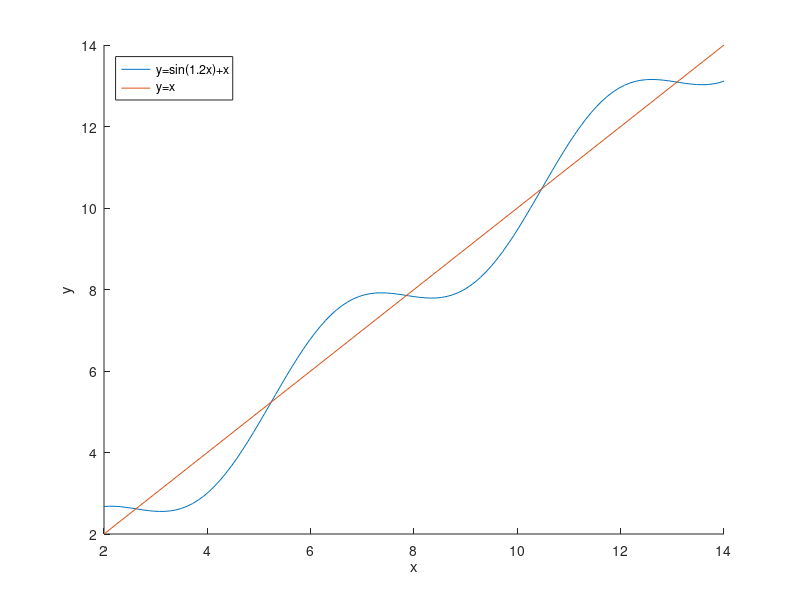

Source code (MATLAB): (Note: this script raises an error after producing the figure.)
%Exam Problem 6

% PROBLEM 6 GIVEN
func1 = @(x) sin(1.2*x)+x;
func2 = @(x) x;

hold on
fplot(func1,[2 14])
fplot(func2,[2 14])
legend('y=sin(1.2x)+x','y=x','Location','northwest')
xlabel('x'), ylabel('y')


%Part A
func3 = @(x) sin(1.2*x); %< func1 - func2


%Part B
brackets = incsearch(func3,2,14);


%Part C
roots = zeros(length(brackets),1);
for i=1:length(brackets)
    roots(i)=bisect(func3,brackets(i,1),brackets(i,2));
end


%Part D
plot(roots, func2(roots),'go')